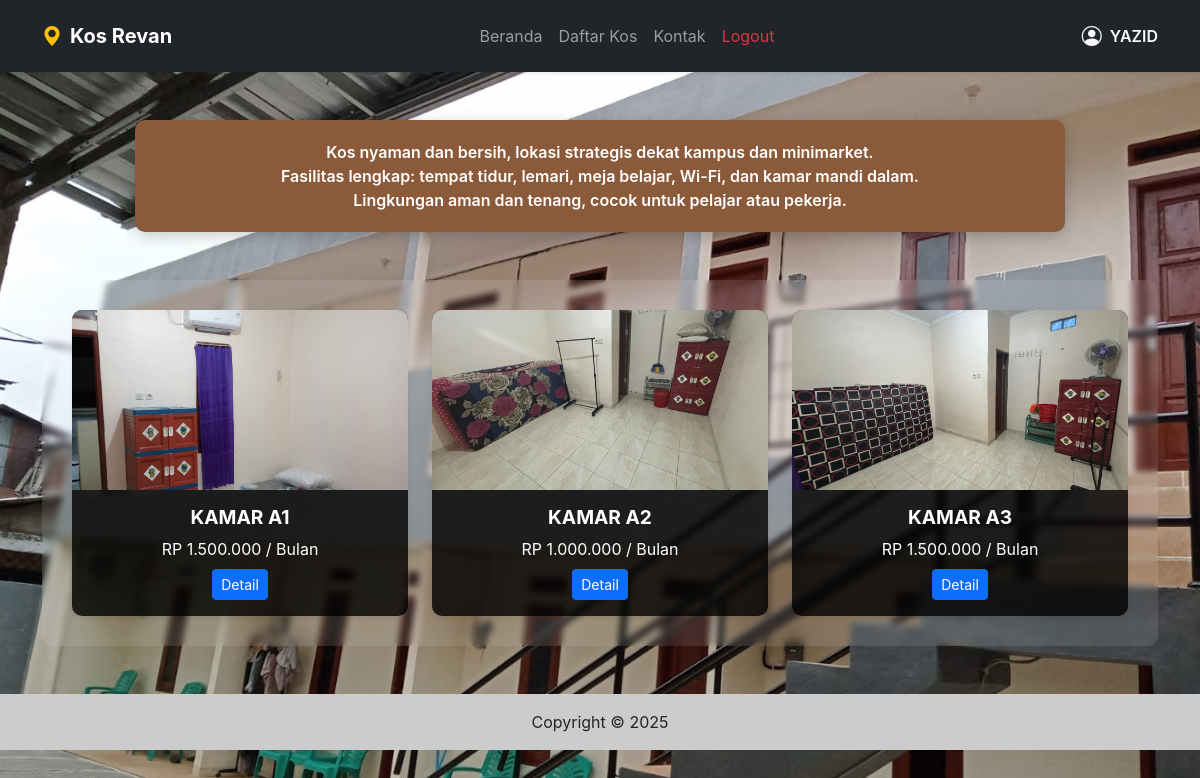
The page /user/home.php (signed in) on the database its author committed.
### tables this page shows
CREATE TABLE `kamar` (
  `ID` int(11) NOT NULL,
  `Nama_Kamar` varchar(50) NOT NULL,
  `Harga` varchar(25) NOT NULL,
  `Gambar_Kamar` varchar(250) NOT NULL,
  `Fasilitas` varchar(500) NOT NULL,
  `Status` varchar(25) NOT NULL
);

### user/home.php (the view, shortened to what this page needs)
<?php
include("inc_header.php");
$sql = "SELECT * FROM kamar";
$q = mysqli_query($koneksi, $sql);
?>
<!DOCTYPE html>
<html lang="id">
<head>
    <link href="https://cdn.jsdelivr.net/npm/bootstrap@5.3.3/dist/css/bootstrap.min.css" rel="stylesheet">
</head>
<body>
    <div class="container">
        <div class="info-card mx-auto col-md-10 my-5">
            Kos nyaman dan bersih, lokasi strategis dekat kampus dan minimarket. <br>
            Fasilitas lengkap: tempat tidur, lemari, meja belajar, Wi-Fi, dan kamar mandi dalam. <br>
            Lingkungan aman dan tenang, cocok untuk pelajar atau pekerja.
        </div>
        <div class="overlay my-5">
            <div class="row g-4">
                <?php
                while ($row = mysqli_fetch_assoc($q)) {
                    $gambarPath = "../gambar/" . $row['Gambar_Kamar'];
                    $namaKamar = strtoupper($row['Nama_Kamar']);
                    ?>
                <div class="col-md-4">
                    <div class="card shadow-sm">
                        <?php if (file_exists($gambarPath)) { ?>
                        <img src="<?php echo $gambarPath; ?>" alt="Gambar Kamar">
                        <?php } else { ?>
                        <img src="../gambar/default.jpg" alt="Tidak Ada Gambar">
                        <?php } ?>
                        <div class="card-body">
                            <h5 class="card-title"><?php echo $namaKamar; ?></h5>
                            <p class="mb-2"><?php echo $row['Harga']; ?></p>
                            <a href="detail_kamar.php?ID=<?php echo $row['ID']; ?>" class="btn btn-primary btn-sm">
                                Detail
                            </a>
                        </div>
                    </div>
                </div>
                <?php } ?>
            </div>
        </div>
    </div>
</body>
<?php include("inc_footer.php"); ?>
</html>

### user/home.php (style rules this page uses)
body { background: url('../gambar/kos.jpeg') no-repeat center center fixed; background-size: cover; font-family: 'Inter', sans-serif; }
.info-card { background-color: #8b5a3a; color: white; border-radius: 10px; padding: 20px; text-align: center; font-weight: 600; margin-bottom: 30px; box-shadow: 0 4px 15px rgba(0, 0, 0, 0.2); }
.card { background-color: rgba(0, 0, 0, 0.8); color: white; border: none; border-radius: 10px; transition: transform 0.3s ease, box-shadow 0.3s ease; }
.card img { width: 100%; height: 180px; object-fit: cover; border-radius: 10px 10px 0 0; }
.card-title { font-size: 1.2rem; font-weight: bold; text-transform: uppercase; }
.card-body { text-align: center; }
.overlay { background-color: rgba(255, 255, 255, 0.1); backdrop-filter: blur(3px); border-radius: 10px; padding: 30px; }

### rows shown on the page
kamar: Gambar_Kamar (picture), Nama_Kamar "KAMAR A1", Harga "RP 1.500.000 / Bulan"
kamar: Gambar_Kamar (picture), Nama_Kamar "KAMAR A2", Harga "RP 1.000.000 / Bulan"
kamar: Gambar_Kamar (picture), Nama_Kamar "KAMAR A3", Harga "RP 1.500.000 / Bulan"

### other values the page prints
$_SESSION['Nama'] "YAZID"
